Frame 1 (no input): blank canvas, image omitted
Frame 60 (the mouse pressed at the canvas centre just before this capture): blank canvas, image omitted
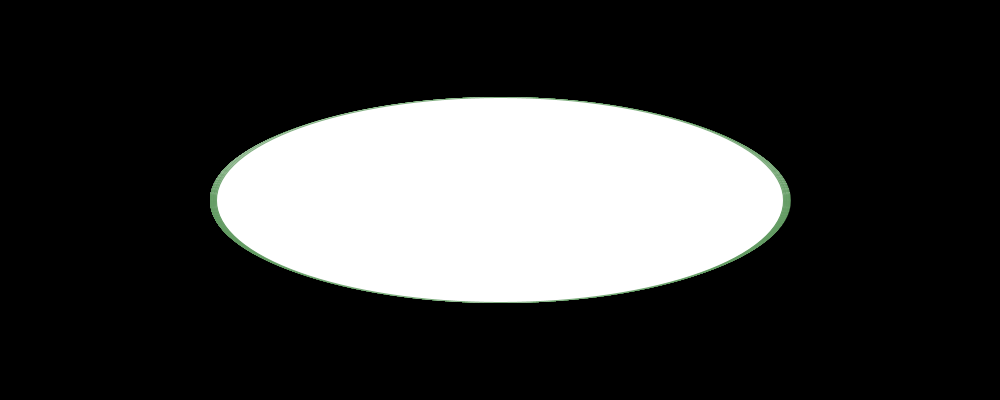
Frame 120 (the mouse held since frame 60 and released just before this capture)

The Processing sketch whose frames 1 and 60 were blank and that drew this single picture after the mouse press (run headless with seeded random() and noise(); from frame 60 on, the mouse is pressed at the canvas centre):

// Processing sketch: processing_99830
// ── processing_99830.pde

float x[] = new float [500];
float y[] = new float [500];
float x1[] = new float [500];
float y1[] = new float [500];
boolean xover = false;
boolean yover = false;
float line[] = new float [500];
int radians = 880;
float [] cos_vals = new float [radians];
float [] sin_vals = new float [radians];
float r = random (4,10);
float angulo=0;
int i=0;
void setup() {
  size(1000,400);
  background(random(0,255));
  stroke(100,155,100,200);
  smooth();
}
void draw() {
  if (mouseX <= 1000 && mouseY <= 1000) {
    xover = false; 
    yover = true;
  }
  if (mousePressed) {
    i++;
    if(i>= 500)
      i =0;
    //line(mouseX, mouseY, r*cos(i), r * sin (i));
    //ecuacion de circulo;
    x1[i] = mouseX + (80* cos(angulo));
    y1[i] = mouseY +(10* sin(angulo));
    angulo=angulo+0.01;

    ellipse(mouseX, mouseY, x1[i], y1[i]);
  } 
  else { 
    background (0);

  }

}
